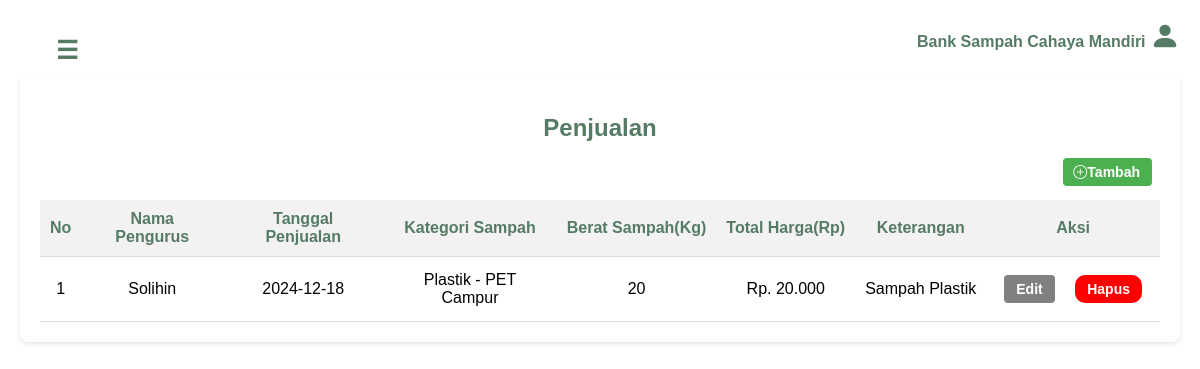
The app's page /Penjualan.php with its own data.
### tables this page shows
CREATE TABLE `penjualansampah` (
  `IdPenjualan` varchar(5) NOT NULL,
  `IdPengurus` varchar(5) DEFAULT NULL,
  `tanggalPenjualan` date DEFAULT NULL,
  `kodeKategori` varchar(5) DEFAULT NULL,
  `totalBerat` float DEFAULT NULL,
  `totalHarga` float DEFAULT NULL,
  `keterangan` text DEFAULT NULL
);

CREATE TABLE `pengurus` (
  `IdPengurus` varchar(5) NOT NULL,
  `namaPengurus` varchar(50) DEFAULT NULL,
  `jabatan` varchar(50) DEFAULT NULL,
  `username` varchar(30) DEFAULT NULL,
  `password` varchar(20) DEFAULT NULL
);

CREATE TABLE `kategorisampah` (
  `kodeKategori` varchar(5) NOT NULL,
  `kategori` varchar(50) DEFAULT NULL,
  `namaKategori` varchar(100) DEFAULT NULL,
  `contohBarang` text DEFAULT NULL,
  `harga` float DEFAULT NULL
);

### Penjualan.php (the view, shortened to what this page needs)
<?php
include 'koneksi.php';
$query = "SELECT p.IdPenjualan, pg.namaPengurus, p.tanggalPenjualan,
          k.kategori, k.namaKategori, p.totalBerat, p.totalHarga, p.keterangan
          FROM PenjualanSampah p
          JOIN Pengurus pg ON p.IdPengurus = pg.IdPengurus
          JOIN KategoriSampah k ON p.kodeKategori = k.kodeKategori
          ORDER BY p.tanggalPenjualan DESC";
$result = mysqli_query($con, $query);
?>
<!DOCTYPE html>
<html lang="en">
<head>
  <link href="https://cdn.jsdelivr.net/npm/bootstrap-icons/font/bootstrap-icons.css" rel="stylesheet">
  <link rel="stylesheet" href="styles.css">
</head>
<body>
  <button class="hamburger-menu" onclick="toggleSidebar()">
    &#9776;
  </button>
  <div class="sidebar">
    <div class="sidebar-menu">
      <ul class="menu-container">
        <li class="main-menu">
          <a href="dashboardPengurus.php"><i class="bi bi-house-door"></i>Dashboard</a>
        </li>
        <li class="main-menu">
          <a href="Penjualan.php"><i class="bi bi-currency-dollar"></i>Penjualan</a>
        </li>
        <li class="main-menu">
          <a href="RiwayatTransaksi.php"><i class="bi bi-clock-history"></i>Riwayat</a>
        </li>
        <li class="footer-menu">
          <a href="login.php"> <i class="bi bi-box-arrow-left"></i>Log Out</a>
        </li>
      </ul>
    </div>
  </div>
  <div class="main-content">
    <header>
      <div class="profile">
        <p>Bank Sampah Cahaya Mandiri <i class="bi bi-person-fill"></i> </p>
      </div>
    </header>
    <div class="nasabah-section">
      <h2>Penjualan</h2>
      <div class="btn1">
        <button class="btn btn-primary" onclick="bukaPengaturan()">
          <i class="bi bi-plus-circle"></i>Tambah
        </button>
      </div>
      <table class="nasabah-table">
        <thead>
          <tr>
            <th>No</th>
            <th>Nama Pengurus</th>
            <th>Tanggal Penjualan</th>
            <th>Kategori Sampah</th>
            <th>Berat Sampah(Kg)</th>
            <th>Total Harga(Rp)</th>
            <th>Keterangan</th>
            <th>Aksi</th>
          </tr>
        </thead>
        <tbody>
          <?php
          $no = 1;
          while ($row = mysqli_fetch_assoc($result)):
          ?>
            <tr>
              <td><?= $no++ ?></td>
              <td><?= $row['namaPengurus'] ?></td>
              <td><?= $row['tanggalPenjualan'] ?></td>
              <td><?= $row['kategori'] ?> - <?= $row['namaKategori'] ?></td>
              <td><?= $row['totalBerat'] ?></td>
              <td>Rp. <?= number_format($row['totalHarga'], 0, ',', '.') ?></td>
              <td><?= $row['keterangan'] ?></td>
              <td>
                <button class="btn btn-secondary" onclick="editPenjualan('<?= $row['IdPenjualan'] ?>')">Edit</button>
                <button class="btn btn-danger" onclick="konfirmasiHapus('<?= $row['IdPenjualan'] ?>')">Hapus</button>
              </td>
            </tr>
          <?php endwhile; ?>
        </tbody>
      </table>
    </div>
  </div>
</body>
</html>

### styles.css (style rules this page uses)
body { margin: 0; font-family: Arial, sans-serif; }

### Penjualan.php (style rules this page uses)
body { margin: 0; font-family: Arial, sans-serif; display: flex; background-color: #FFFFFF; }
.hamburger-menu { font-size: 25px; color: #567B65; background-color: transparent; border: none; position: fixed; top: 20px; left: 40px; z-index: 1000; cursor: pointer; }
.sidebar { position: fixed; width: 250px; left: -259px; top: 0; background-color: #F7FFE5; color: #567B65; height: 100%; padding: 0; box-sizing: border-box; border-radius: none; transition: left 0.3s ease; z-index: 999; }
.main-content { margin-left: 0; transition: margin-left 0.3s ease; }
.sidebar-menu { padding-top: 2px; }
.menu-container, .submenu-container { padding: 0; font-weight: bold; color: #567B65; }
.main-menu a { color: #567B65; text-decoration: none; width: 95%; display: block; padding: 10px 15px; }
.footer-menu a { color: #567B65; text-decoration: none; width: 100%; display: block; padding: 10px 15px; }
.main-content { flex: 1; padding: 20px; box-sizing: border-box; }
header { display: flex; justify-content: right; align-items: center; margin-bottom: 20px; }
header p { margin: 0; font-size: 16px; font-weight: bold; color: #567B65; text-align: right; }
header i { font-size: 30px; }
.nasabah-section { background-color: #fff; padding: 20px; border-radius: 8px; box-shadow: 0 2px 4px rgba(0, 0, 0, 0.1); }
.nasabah-section h2 { color: #567B65; text-align: center; padding-bottom: 1cm; font-weight: bold; }
.btn { padding: 6px 12px; border: none; border-radius: 4px; font-size: 14px; cursor: pointer; }
button.btn-primary { position: fixed; top: 150px; right: 40px; margin-bottom: 40px; padding-left: 10px; background-color: #4CAF50; color: white; border: none; border-radius: 4px; cursor: pointer; }
.nasabah-table { width: 100%; border-collapse: collapse; }
.nasabah-table th, .nasabah-table td { padding: 10px; border-bottom: 1px solid #ddd; text-align: center; }
.nasabah-table th { text-align: center; background-color: #f2f2f2; color: #567B65; }
button { background-color: #4CAF50; color: white; padding: 10px 10px; border: none; border-radius: 3px; cursor: pointer; }
button { padding: 8px 8px; margin: 8px; font-size: 10px; border-radius: 4px; gap: 5px; font-weight: bold; }
.btn-danger { background-color: red; color: white; border-radius: 10px; }
.btn-secondary { background-color: gray; color: white; border: none; }

### records on screen
penjualansampah: IdPengurus.namaPengurus "Solihin", tanggalPenjualan "2024-12-18", kodeKategori.kategori "Plastik", kodeKategori.namaKategori "PET Campur", totalBerat "20", totalHarga "20.000", keterangan "Sampah Plastik"
